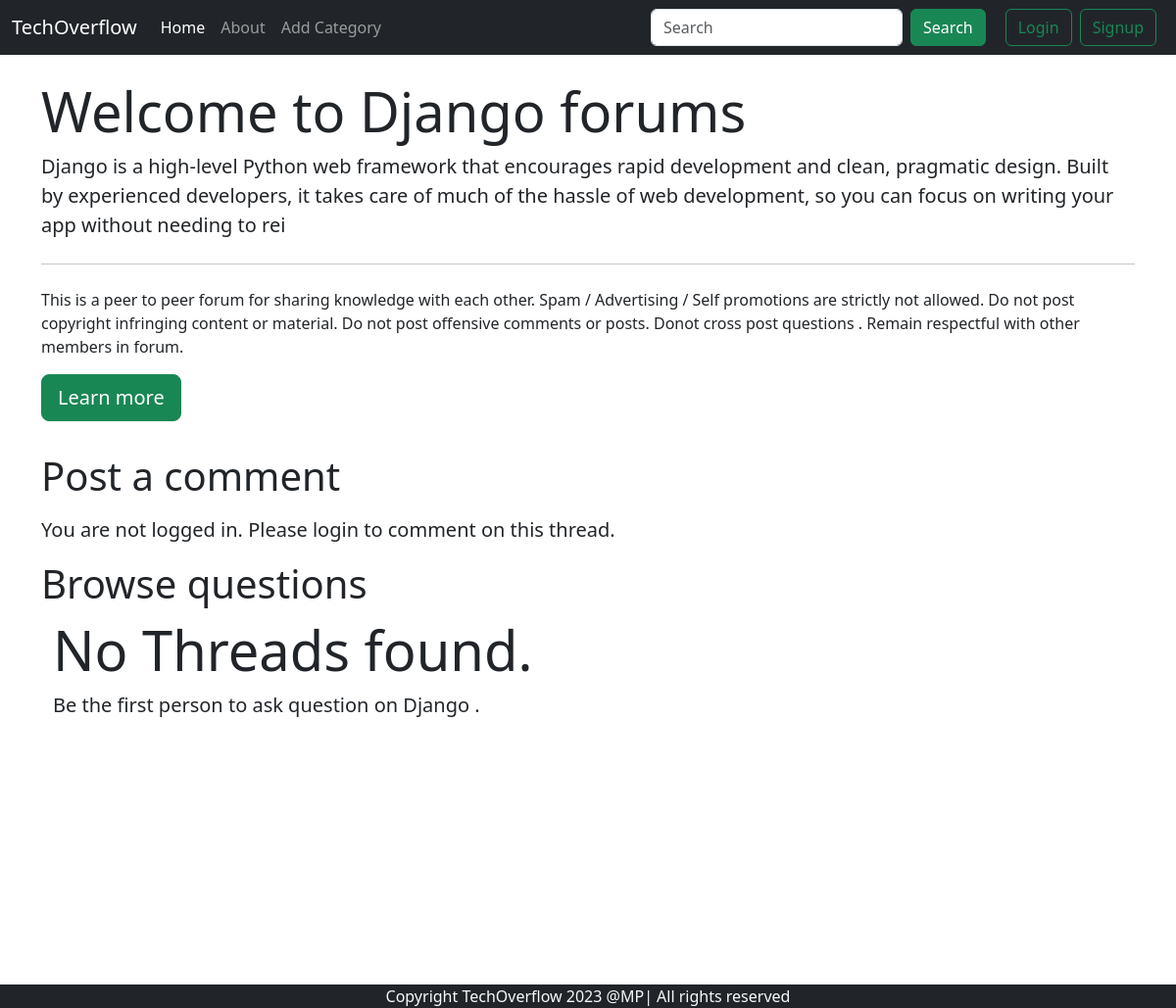
The app's page /threadlist.php?catid=3 with its own data.
### tables this page shows
CREATE TABLE `categories` (
  `category_id` int(11) NOT NULL,
  `category_name` varchar(255) DEFAULT NULL,
  `category_description` varchar(255) DEFAULT NULL,
  `created` datetime DEFAULT current_timestamp()
);

### threadlist.php (the view, shortened to what this page needs)
<!doctype html>
<html lang="en">
<head>
    <link href="https://cdn.jsdelivr.net/npm/bootstrap@5.3.0-alpha3/dist/css/bootstrap.min.css" rel="stylesheet"
>
</head>
<body>
</body>
</html>
<?php
require "./partials/_header.php";
require "./partials/_dbconnect.php";
?>
<?php
$id = $_GET['catid'];
$sql = "SELECT * FROM categories WHERE category_id=$id";
$result = mysqli_query($conn, $sql);
while ($row = mysqli_fetch_assoc($result)) {
    $cat_name = $row['category_name'];
    $cat_desc = $row['category_description'];
}
?>
<div class="container my-4">
    <div class="jumbotron">
        <h1 class="display-4">Welcome to <?php echo $cat_name ?> forums</h1>
        <p class="lead"><?php echo $cat_desc ?>
            <hr class="my-4">
        <p>This is a peer to peer forum for sharing knowledge with each other. Spam / Advertising / Self promotions are
            strictly not allowed. Do not post copyright infringing content or material. Do not post offensive comments
            or posts. Donot cross post questions . Remain respectful with other members in forum.</p>
        <a href="#" role="button" class="btn btn-success btn-lg">Learn more</a>
    </div>
</div>
<?php
    if(isset($_SESSION['loggedin']) && $_SESSION['loggedin']==true)
    {
        echo '<div class="container" style="margin-bottom: 50px;">
        <h1 class="py-2">Start a discussion</h1>
        <form action="'. $_SERVER["REQUEST_URI"] .'" method="post">
            <div class="mb-3">
                <label for="title" class="form-label">Problem Title</label>
                <input type="text" class="form-control" id="title" aria-describedby="emailHelp" name="title">
                <div id="title" class="form-text">Keep your title as crisp and short as possible.</div>
            </div>
            <div class="form-group">
                <label for="desc">Elaborate your problem</label>
                <textarea name="desc" id="desc" rows="3" class="form-control"></textarea>
            </div>
            <button type="submit" class="btn btn-success">Submit</button>
        </form>
    </div>';
    }
    else
    {
        echo '<div class="container">
            <div style="margin-bottom: 5px;">
                <h1 class="py-2">Post a comment</h1>
            </div>
            <p class="lead">
               You are not logged in. Please login to comment on this thread.
            </p>
        </div>';
    }
?>
<div class="container" style=" min-height:433px">
    <h1 style="margin-bottom: 10px;">Browse questions</h1>
    <?php
    $entry = false;
    if (!$entry)
    {
        echo '
       <div class="jumbotron jumbotron-fluid">
            <div class="container">
                <h1 class="display-4">No Threads found.</h1>
                <p class="lead">Be the first person to ask question
                on ' . $cat_name . ' .</p>
            </div>
        </div>';
    }
    ?>
</div>
<?php
require "./partials/_footer.php";
?>

### records on screen
categories: category_name "Django", category_description "Django is a high-level Python web framework that encourages rapid development and clean, pragmatic design. Built by experienced developers, it takes care of much of the hassle of web development, so you can focus on writing your app without needing to rei"
